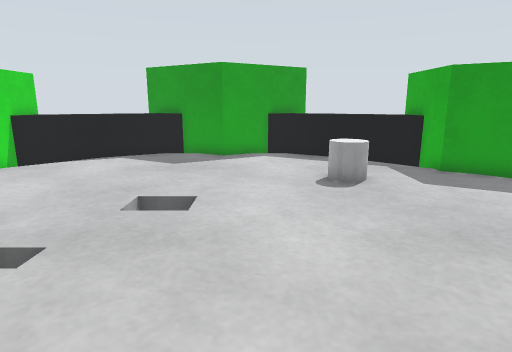
view 1 (above)

12 first-person views from a walk through a world built for the Gazebo simulator. The camera is 0.57 m above the floor, tilts 12° down and sees 75° across. The floor is counted in squares, 0.25 m on a side. Each view is taken from the middle of a square. On the plan, view 1 faces up. The plan holds only what a view shows up to about 19 squares ahead; the rest is blank. The place goes on beyond the plan.

view 2
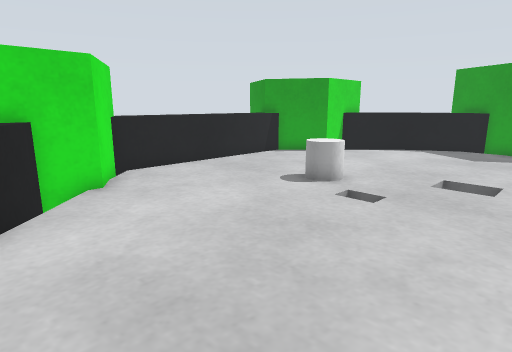

view 3
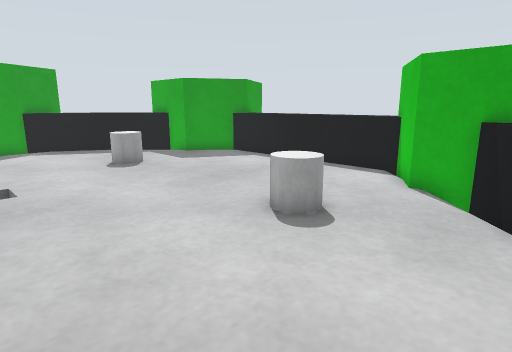

view 4
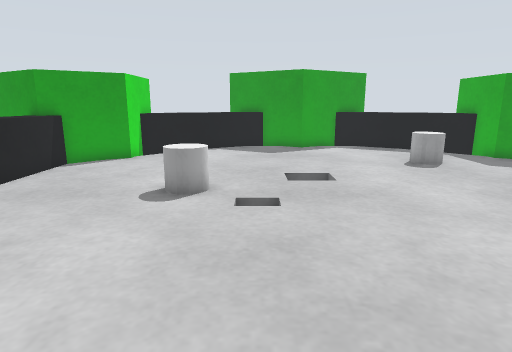

view 5
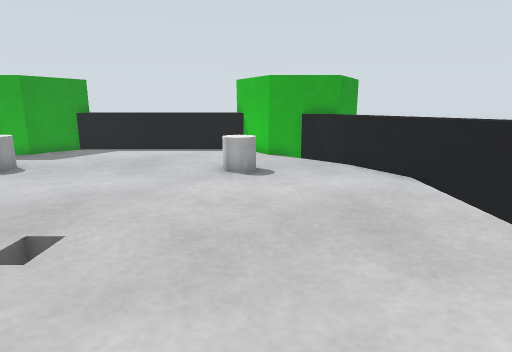

view 6
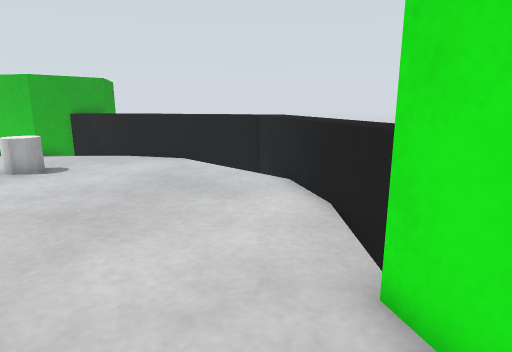

view 7
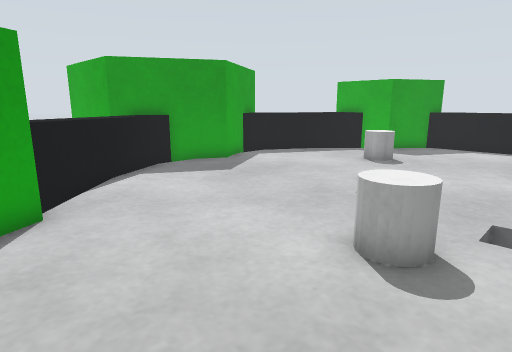

view 8
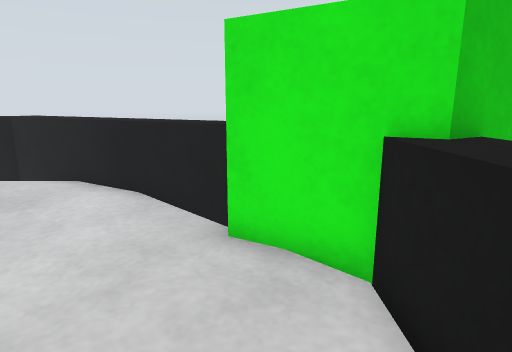

view 9
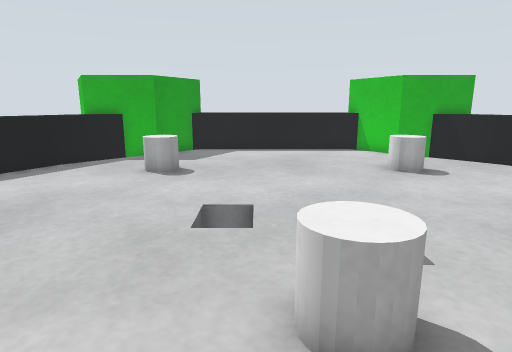

view 10
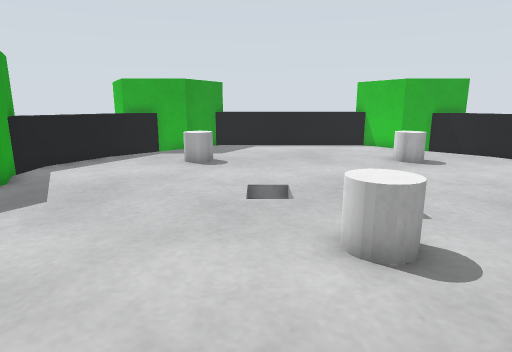

view 11
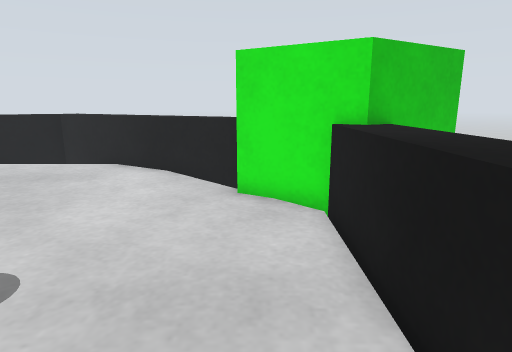

view 12
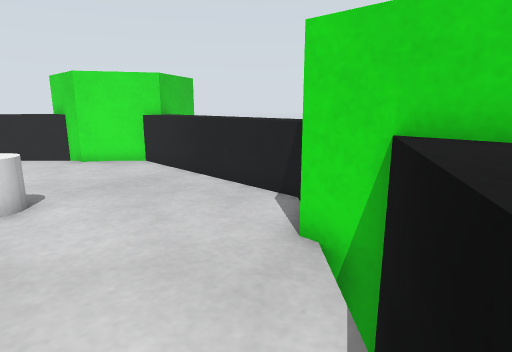

### Floor plan
Key: @ floor where view 1 was taken; # wall or solid block; . floor; = window, fence, low wall or low ledge; v drop or lower ground; C white cylinder.
Columns run from 13 left of view 1 to 10 right of it. Each row starts with its distance up from view 1.
 18        vv      vv
 17         ###  ###
 16       =#==####==#=   vv
 15     =#==........==#=vv
 14    ##=............=##
 13    #v..............v#
 12    #................#
 11 ####............C...####
 10 ##.............CC.....##
  9 ==....................==
  8 ==........vv..........==
  7 ==........vv..........==
  6 ==.....CC.............==
  5 ==.......v............==
  4 ==....................==
  3 ==....................==
  2 ##.............CC.....##
  1 ####............C...###
  0    #.........@......#
 -1    #v..............v#
 -2    ##=............=##
 -3    v=#==........==#=vv
 -4       =#==vvvv==#=   vv
 -5        v###vv###
 -6           ####v

Positions as (right, up) in squares from view 1, and headings:
1: (0, 0), facing up
2: (0, -3), facing up-left
3: (-3, -3), facing up-right
4: (-4, -3), facing up
5: (-9, 1), facing right
6: (-11, 4), facing down-right
7: (-11, 4), facing up-right
8: (-10, 6), facing down
9: (-9, 7), facing right
10: (-11, 8), facing right
11: (-10, 9), facing down
12: (-5, 15), facing down-left
